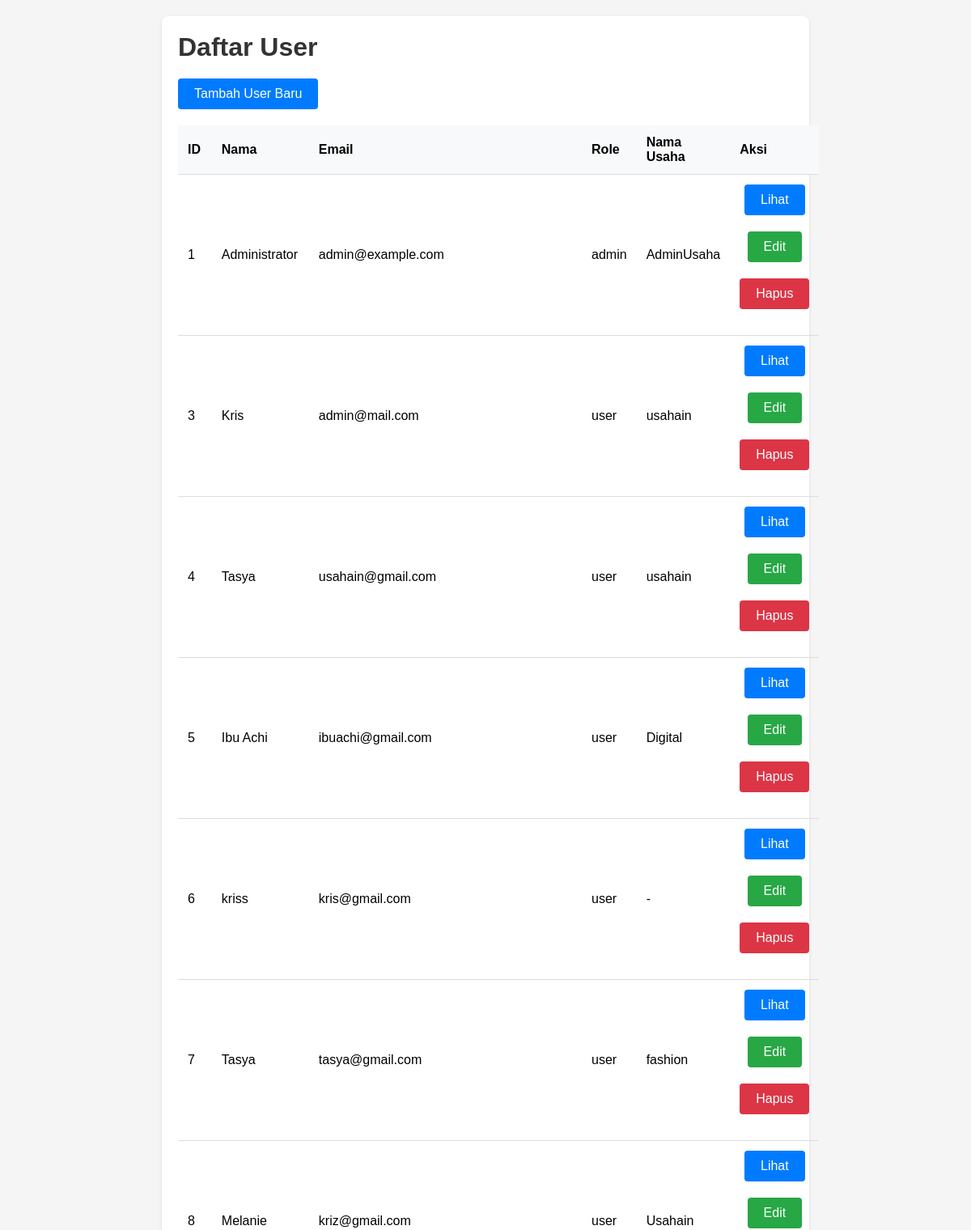
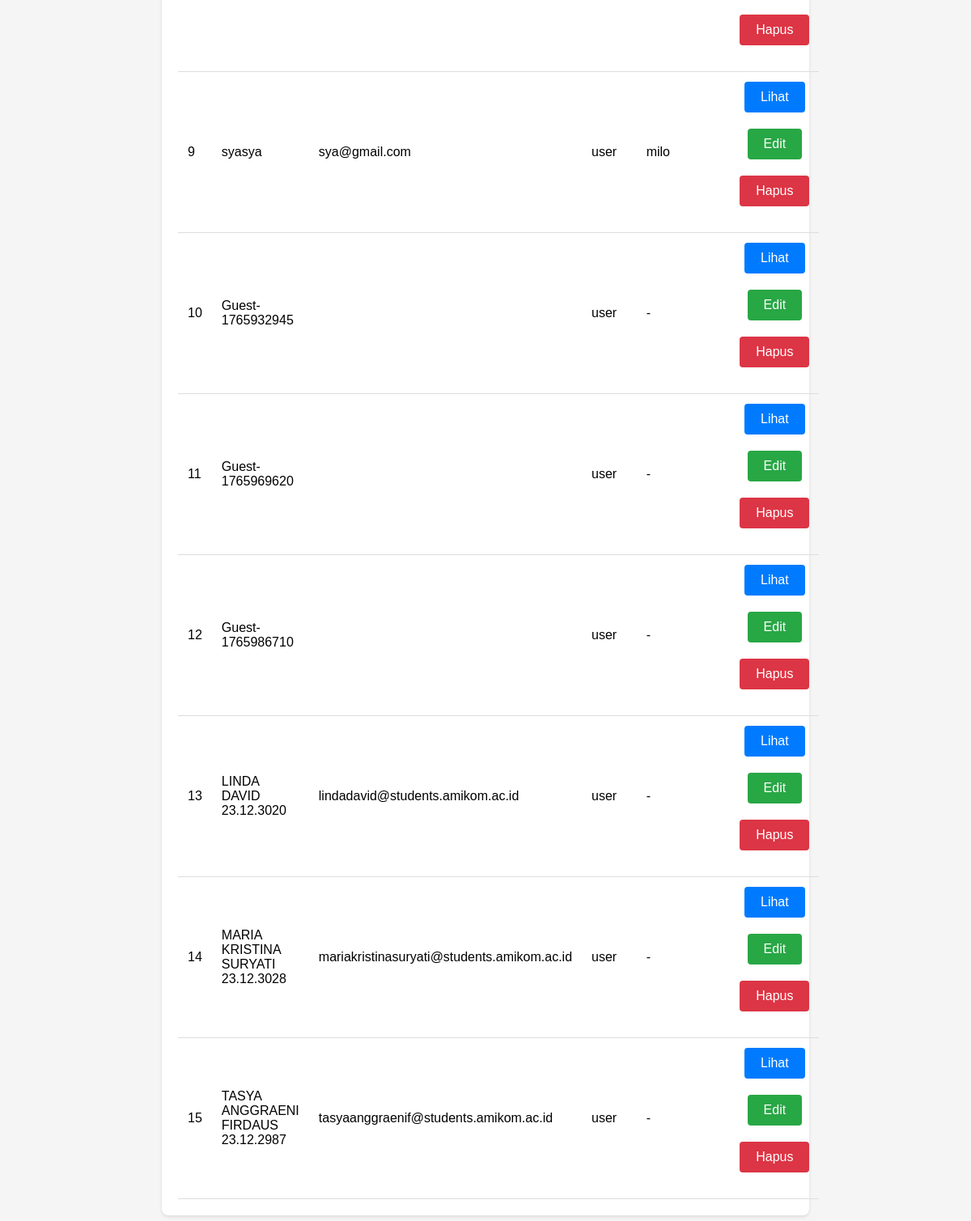
The app's page /index.php/user with its own data (2 pictures, top to bottom).
### tables this page shows
CREATE TABLE `user` (
  `id_user` int(8) UNSIGNED NOT NULL,
  `google_id` varchar(255) DEFAULT NULL,
  `oauth_provider` enum('local','google') DEFAULT 'local',
  `avatar_url` varchar(500) DEFAULT NULL,
  `nama` varchar(200) NOT NULL,
  `role` enum('user','admin') NOT NULL DEFAULT 'user',
  `email` varchar(250) DEFAULT NULL,
  `password` varchar(255) DEFAULT NULL,
  `nama_usaha` varchar(255) DEFAULT NULL,
  `jenis_usaha` varchar(100) DEFAULT NULL,
  `updated_at` datetime DEFAULT CURRENT_TIMESTAMP ON UPDATE CURRENT_TIMESTAMP,
  `created_at` datetime DEFAULT current_timestamp()
);

### application/controllers/User.php (called while the page is built, shortened)
<?php
class User extends CI_Controller {
    public function __construct()
    {
        $this->load->model('User_model');
        $this->load->helper(['url','form']);
        $this->load->library('form_validation');
    }
    public function index()
    {
        $data['users'] = $this->User_model->get();
        $this->load->view('user/index', $data);
    }
}

### index.php (called while the page is built, shortened)
<?php
require_once BASEPATH.'core/CodeIgniter.php';

### application/models/User_model.php (called while the page is built, shortened)
<?php
class User_model extends CI_Model {
    protected $table = 'user';
    public function get($id = null)
    {
        return $this->db->get($this->table)->result();
    }
}

### application/views/user/index.php (the view, shortened to what this page needs)
<!DOCTYPE html>
<html lang="en">
<head>
</head>
<body>
    <div class="container">
        <h1>Daftar User</h1>
        <a href="<?php echo site_url('user/create'); ?>" class="btn">Tambah User Baru</a>
        <?php if (!empty($users)): ?>
            <table>
                <thead>
                    <tr>
                        <th>ID</th>
                        <th>Nama</th>
                        <th>Email</th>
                        <th>Role</th>
                        <th>Nama Usaha</th>
                        <th>Aksi</th>
                    </tr>
                </thead>
                <tbody>
                    <?php foreach ($users as $user): ?>
                        <tr>
                            <td><?php echo $user->id_user; ?></td>
                            <td><?php echo htmlspecialchars($user->nama); ?></td>
                            <td><?php echo htmlspecialchars($user->email); ?></td>
                            <td><?php echo htmlspecialchars($user->role); ?></td>
                            <td><?php echo htmlspecialchars($user->nama_usaha ?? '-'); ?></td>
                            <td class="actions">
                                <a href="<?php echo site_url('user/view/' . $user->id_user); ?>" class="btn">Lihat</a>
                                <a href="<?php echo site_url('user/edit/' . $user->id_user); ?>" class="btn btn-edit">Edit</a>
                                <a href="<?php echo site_url('user/delete/' . $user->id_user); ?>" class="btn btn-delete">Hapus</a>
                            </td>
                        </tr>
                    <?php endforeach; ?>
                </tbody>
            </table>
        <?php else: ?>
            <div class="empty">
                <p>Tidak ada user ditemukan. <a href="<?php echo site_url('user/create'); ?>">Buat user baru</a></p>
            </div>
        <?php endif; ?>
    </div>
</body>
</html>

### application/views/user/index.php (style rules this page uses)
* { margin: 0; padding: 0; box-sizing: border-box; }
body { font-family: Arial, sans-serif; background: #f5f5f5; padding: 20px; }
.container { max-width: 800px; margin: 0 auto; background: #fff; padding: 20px; border-radius: 8px; box-shadow: 0 2px 4px rgba(0,0,0,0.1); }
h1 { color: #333; margin-bottom: 20px; }
.btn { display: inline-block; padding: 10px 20px; background: #007bff; color: #fff; text-decoration: none; border: none; border-radius: 4px; cursor: pointer; margin-bottom: 20px; }
.btn-edit { background: #28a745; }
.btn-delete { background: #dc3545; }
table { width: 100%; border-collapse: collapse; }
th, td { padding: 12px; text-align: left; border-bottom: 1px solid #ddd; }
th { background: #f8f9fa; font-weight: bold; }
.actions { text-align: center; }

### records on screen
user: id_user "1", nama "Administrator", email "admin@example.com", role "admin", nama_usaha "AdminUsaha"
user: id_user "3", nama "Kris", email "admin@mail.com", role "user", nama_usaha "usahain"
user: id_user "4", nama "Tasya", email "usahain@gmail.com", role "user", nama_usaha "usahain"
user: id_user "5", nama "Ibu Achi", email "ibuachi@gmail.com", role "user", nama_usaha "Digital"
user: id_user "6", nama "kriss", email "kris@gmail.com", role "user", nama_usaha "-"
user: id_user "7", nama "Tasya", email "tasya@gmail.com", role "user", nama_usaha "fashion"
user: id_user "8", nama "Melanie", email "kriz@gmail.com", role "user", nama_usaha "Usahain"
user: id_user "9", nama "syasya", email "sya@gmail.com", role "user", nama_usaha "milo"
user: id_user "10", nama "Guest-1765932945", role "user", nama_usaha "-"
user: id_user "11", nama "Guest-1765969620", role "user", nama_usaha "-"
user: id_user "12", nama "Guest-1765986710", role "user", nama_usaha "-"
user: id_user "13", nama "LINDA DAVID 23.12.3020", email "lindadavid@students.amikom.ac.id", role "user", nama_usaha "-"
user: id_user "14", nama "MARIA KRISTINA SURYATI 23.12.3028", email "mariakristinasuryati@students.amikom.ac.id", role "user", nama_usaha "-"
user: id_user "15", nama "TASYA ANGGRAENI FIRDAUS 23.12.2987", email "tasyaanggraenif@students.amikom.ac.id", role "user", nama_usaha "-"
